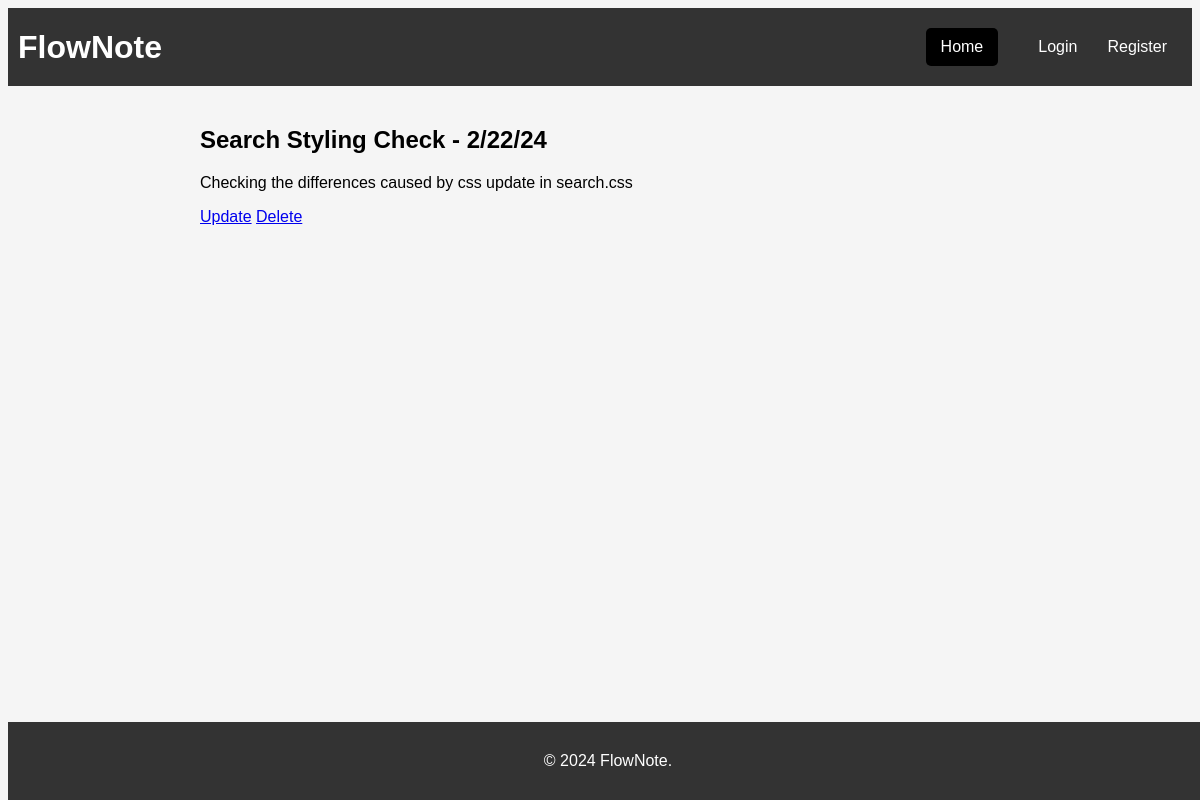
/notes/4/, run on the app's committed database.
### notes/models.py (models this page shows, shortened)
class Note(models.Model):
    title = models.CharField(max_length=100)
    content = models.TextField()
    created_at = models.DateTimeField(auto_now_add=True)
    updated_at = models.DateTimeField(auto_now=True)
    last_modified = models.DateTimeField(auto_now=True)
    owner = models.ForeignKey(settings.AUTH_USER_MODEL, related_name='notes', on_delete=models.CASCADE)

### notes/views.py (the view)
# urls.py: path('<int:pk>/', NoteDetailView.as_view(), name='note_detail'),  # Primary Key used at the route to identify the correct note
class NoteDetailView(DetailView):
    model = Note
    template_name = 'note_detail.html'

### notes/templates/note_detail.html
{% extends 'base.html' %}
{% block content %}
  <h2>{{ note.title }}</h2>
  <p>{{ note.content }}</p>
  <a href="{% url 'notes:note_update' note.id %}" class="btn btn-primary">Update</a>
  <a href="{% url 'notes:note_delete' note.id %}" class="btn btn-danger">Delete</a>
{% endblock %}

### notes/static/notes/css/notes_styles.css (style rules this page uses)
body { font-family: Arial, sans-serif; background-color: #f5f5f5; }

### data on the page
Note: title "Search Styling Check - 2/22/24", content "Checking the differences caused by css update in search.css"
